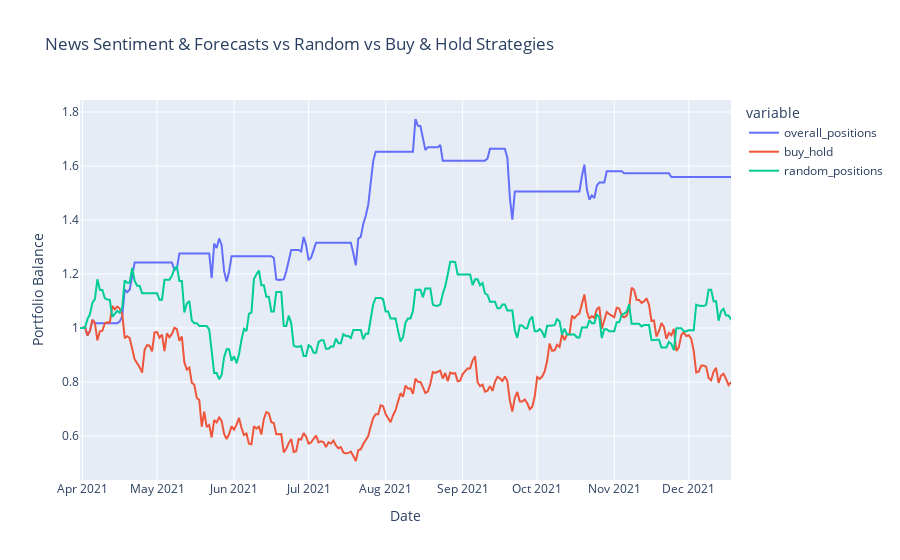

Source (notebook cell):
### Markdown cell above
# Visualizing Backtest Performance

### Code cell
# Visualizing results
fig = px.line(
    performance,
    x=performance.index,
    y=performance.columns,
    title='News Sentiment & Forecasts vs Random vs Buy & Hold Strategies',
    labels={"value": "Portfolio Balance",
            "index": "Date"}
)

fig.show()

### Figure 1 — Plotly figure (JSON) as saved in the notebook; plotly's stock layout.template omitted (floating-point values rounded to 4 significant figures; data arrays with more than 128 entries replaced by an {"elided": "..."} marker saying what was removed)
{"data": [{"hovertemplate": "variable=overall_positions<br>Date=%{x}<br>Portfolio Balance=%{y}<extra></extra>", "legendgroup": "overall_positions", "line": {"color": "#636efa", "dash": "solid"}, "mode": "lines", "name": "overall_positions", "orientation": "v", "showlegend": true, "type": "scatter", "x": {"elided": "263 str values"}, "xaxis": "x", "y": {"elided": "263 float values"}, "yaxis": "y"}, {"hovertemplate": "variable=buy_hold<br>Date=%{x}<br>Portfolio Balance=%{y}<extra></extra>", "legendgroup": "buy_hold", "line": {"color": "#EF553B", "dash": "solid"}, "mode": "lines", "name": "buy_hold", "orientation": "v", "showlegend": true, "type": "scatter", "x": {"elided": "263 str values"}, "xaxis": "x", "y": {"elided": "263 float values"}, "yaxis": "y"}, {"hovertemplate": "variable=random_positions<br>Date=%{x}<br>Portfolio Balance=%{y}<extra></extra>", "legendgroup": "random_positions", "line": {"color": "#00cc96", "dash": "solid"}, "mode": "lines", "name": "random_positions", "orientation": "v", "showlegend": true, "type": "scatter", "x": {"elided": "263 str values"}, "xaxis": "x", "y": {"elided": "263 float values"}, "yaxis": "y"}], "layout": {"autosize": true, "legend": {"title": {"text": "variable"}, "tracegroupgap": 0}, "title": {"text": "News Sentiment & Forecasts vs Random vs Buy & Hold Strategies"}, "xaxis": {"anchor": "y", "autorange": true, "domain": [0, 1], "range": ["2021-03-31", "2021-12-18"], "title": {"text": "Date"}, "type": "date"}, "yaxis": {"anchor": "x", "autorange": true, "domain": [0, 1], "range": [0.437, 1.844], "title": {"text": "Portfolio Balance"}, "type": "linear"}}}
